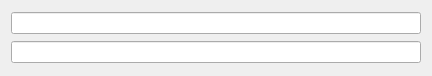
<?xml version="1.0" encoding="UTF-8"?>
<ui version="4.0">
 <class>MixNode</class>
 <widget class="QWidget" name="MixNode">
  <property name="geometry">
   <rect>
    <x>0</x>
    <y>0</y>
    <width>432</width>
    <height>76</height>
   </rect>
  </property>
  <property name="windowTitle">
   <string>Form</string>
  </property>
  <layout class="QGridLayout" name="gridLayout">
   <item row="0" column="0">
    <widget class="QLineEdit" name="videoLineEdit"/>
   </item>
   <item row="1" column="0">
    <widget class="QLineEdit" name="streamLineEdit1"/>
   </item>
  </layout>
 </widget>
 <resources/>
 <connections/>
</ui>
